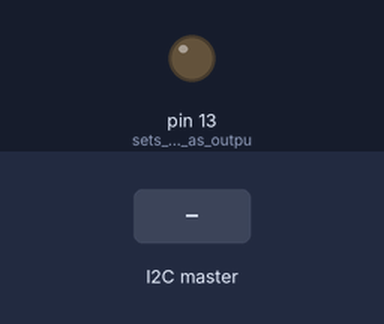
Simulated run of this sketch. Board: Arduino Uno, built with avr-gcc and run on an emulated ATmega328P. Parts: output pins drawn as LEDs (lit = HIGH). Inputs (shaded band) come from the test bench.

Above: at 1.2 s.
1.3 s: the I2C master sends the byte 1
At 2.0 s:
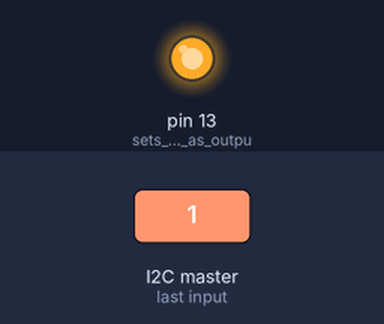
2.8 s: the I2C master sends the byte 0
At 3.2 s:
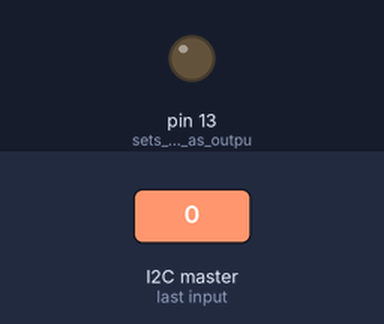
4.3 s: the I2C master sends the byte 2
At 5.5 s:
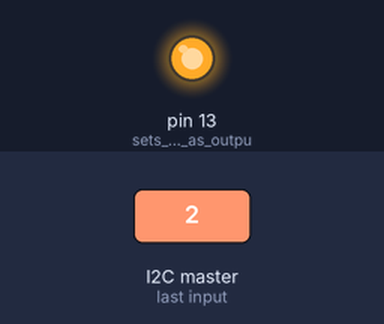
Timing chart, 0 to 7.3 s (numbered marks = the images above; inputs shaded):
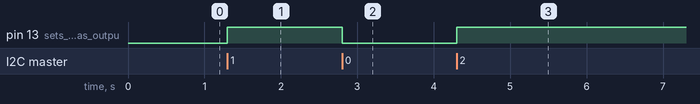

Measured:
- after the input at 1.3 s, pin 13 (sets_onBoard_LED_as_outpu): LOW → HIGH at once
- after the input at 2.8 s, pin 13 (sets_onBoard_LED_as_outpu): HIGH → LOW at once
- after the input at 4.3 s, pin 13 (sets_onBoard_LED_as_outpu): LOW → HIGH at once

The sketch:

arduino_reader.ino
```cpp
#include <Wire.h>

void setup() {
  Wire.begin(8);                // join i2c bus with address #8
  Wire.onReceive(receiveEvent); // function that executes whenever data is received from writer
  pinMode(LED_BUILTIN,OUTPUT);  // sets onBoard LED as output
}

void loop() {
  delay(100);
}

void receiveEvent(int howMany) {
   bool trigger = Wire.read(); // receive a character
   if(trigger){
     digitalWrite(LED_BUILTIN, HIGH);   // turn the LED off by making the voltage LOW
   }
   if(!trigger){
     digitalWrite(LED_BUILTIN, LOW);  // turn the LED on (HIGH is the voltage level)
   }
}
```
